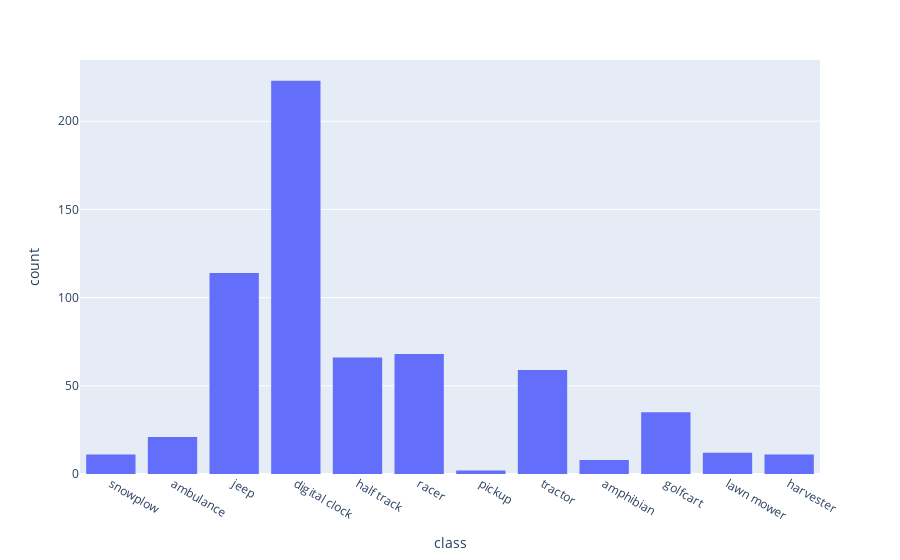

The cell this chart's notebook holds for it:
### Code cell
import plotly.express as px

# hist class 
fig = px.histogram(df, x="class")
fig.show()

### Figure 1 — Plotly figure (JSON) as saved in the notebook; plotly's stock layout.template omitted (floating-point values rounded to 4 significant figures; data arrays with more than 128 entries replaced by an {"elided": "..."} marker saying what was removed)
{"data": [{"alignmentgroup": "True", "bingroup": "x", "hovertemplate": "class=%{x}<br>count=%{y}<extra></extra>", "legendgroup": "", "marker": {"color": "#636efa", "pattern": {"shape": ""}}, "name": "", "offsetgroup": "", "orientation": "v", "showlegend": false, "type": "histogram", "x": {"elided": "630 str values"}, "xaxis": "x", "yaxis": "y"}], "layout": {"barmode": "relative", "legend": {"tracegroupgap": 0}, "margin": {"t": 60}, "xaxis": {"anchor": "y", "domain": [0, 1], "title": {"text": "class"}}, "yaxis": {"anchor": "x", "domain": [0, 1], "title": {"text": "count"}}}}
